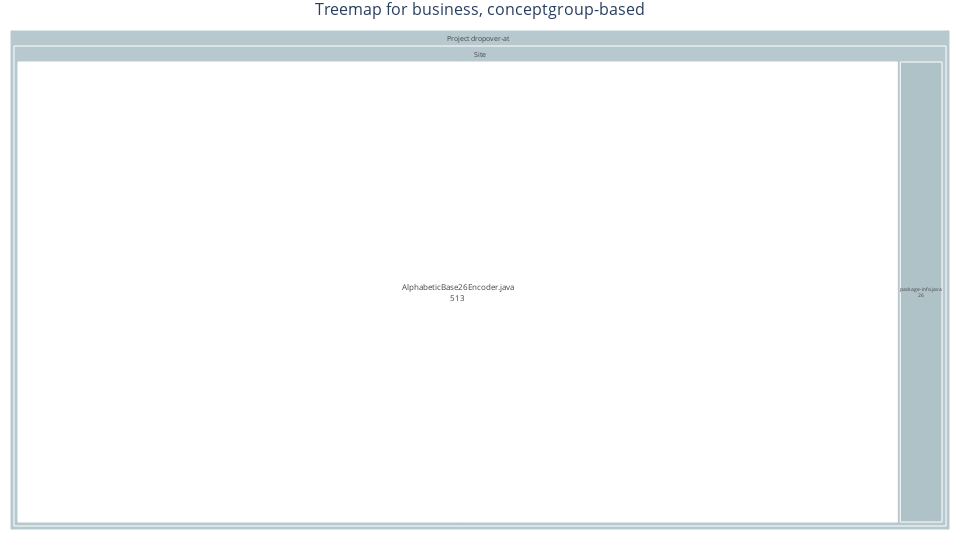

The code cell stored with this chart in its notebook:
### Markdown cell above
Create treemap for business concepts based on concepts

### Code cell
fig = create_treemap(results_df, 'business', 'concept_group', technical_colorscale)
fig.show()

### Figure 1 — Plotly figure (JSON) as saved in the notebook; plotly's stock layout.template omitted (floating-point values rounded to 4 significant figures)
{"data": [{"branchvalues": "total", "customdata": ["Total files: 2<br>Avg Score: 0.05<br>Total Lines: 539", "Directory: Site<br>Files: 2<br>Avg Score: 0.05<br>Total Lines: 539", "File: package-info.java<br>Score: 0.10<br>Lines: 26<br>Concept: Site<br>Path: ../../../dropover-at/backend/src/main/java/at/dropover/site/package-info.java<br>Explanation: This file is a `package-info.java` file, which only declares a package. It contains no code that wou...", "File: AlphabeticBase26Encoder.java<br>Score: 0.00<br>Lines: 513<br>Concept: Site<br>Path: ../../../dropover-at/backend/src/main/java/at/dropover/site/interactor/namegeneration/AlphabeticBase26Encoder.java<br>Explanation: This file is an `AlphabeticBase26Encoder`, which is a utility for generating names or codes. It has ..."], "hovertemplate": "<b>%{label}</b><br>%{customdata}<extra></extra>", "ids": ["root", "Site", "Site/package-info.java", "Site/AlphabeticBase26Encoder.java"], "labels": ["Project dropover-at", "Site", "package-info.java", "AlphabeticBase26Encoder.java"], "marker": {"cmax": 1, "cmin": 0, "colors": [0.05, 0.05, 0.1, 0], "colorscale": [[0, "#ffffff"], [0.01, "#bfcfd4"], [1, "#004153"]]}, "parents": ["", "root", "Site", "Site"], "textfont": {"size": 8}, "textinfo": "label+value", "textposition": "middle center", "type": "treemap", "values": [539, 539, 26, 513]}], "layout": {"height": 540, "margin": {"b": 10, "l": 10, "r": 10, "t": 30}, "title": {"font": {"size": 16}, "text": "Treemap for business, conceptgroup-based", "x": 0.5, "xanchor": "center"}, "width": 960}}
